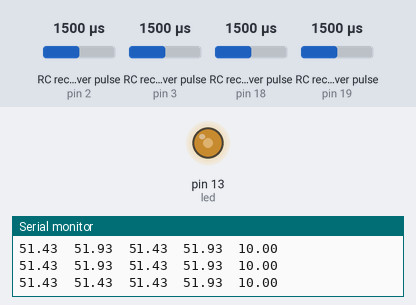
The sketch below on a simulated Arduino Mega 2560, built with avr-gcc and run on an emulated ATmega2560. Shown: output pins drawn as LEDs (lit = HIGH), the last lines printed to the serial monitor. Wiring (inferred from the names in the program): 4 × RC receiver channel: data pin 2 / data pin 3 / data pin 18 / data pin 19. Inputs (shaded band) come from the test bench; at power-on: RC receiver pulse (sensors on pin 2, pin 3, pin 18, pin 19) 1500 µs.

Above: at 1.2 s.
1.3 s: RC receiver pulse (sensor on pin 2) set to 1020 µs
At 1.56 s:
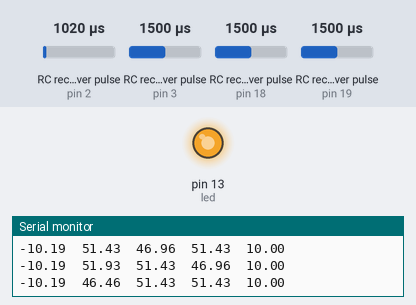
4.3 s: RC receiver pulse (sensor on pin 2) set to 1100 µs
At 4.57 s:
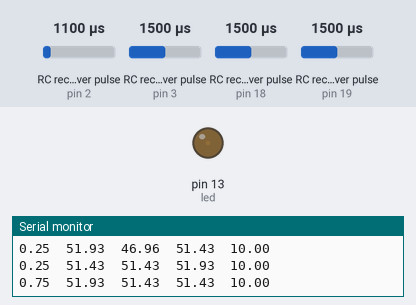
7.3 s: RC receiver pulse (sensor on pin 2) set to 1500 µs
10.3 s: RC receiver pulse (sensor on pin 3) set to 1980 µs
13.3 s: RC receiver pulse (sensor on pin 18) set to 1080 µs
16.3 s: RC receiver pulse (sensor on pin 18) set to 1020 µs
Timing chart, 0 to 20.3 s (numbered marks = the images above; inputs shaded):
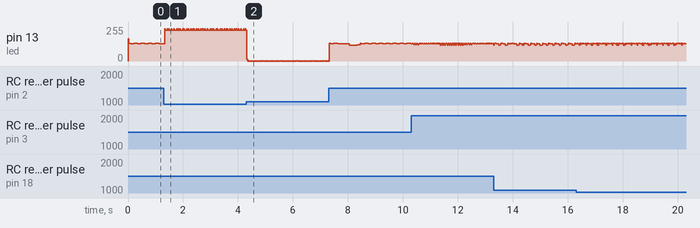

The sketch:

RC_Rx_header_example.ino
```cpp
/*
Author:    Omer Ikram ul Haq
Date:      2014-05-18
Location:  Pakistan
Version:   ver 0.1 beta
Test with: Arduino Mega and Devention rx701
*/

#include "rc_rx.h"

#define led 13
#define dt 20         // [ms] Task time


unsigned long t=0;

void setup()
{
  Serial.begin(115200); // Initlizing serial port before calling init_rc_rx() function
  init_rc_rx();
    pinMode(led, OUTPUT);
}

void loop()
{
  t = micros()/1000;

  read_rc_rx();        // CH1, CH2, CH3 and CH4 float variables will be calculated with this function is called


  analogWrite(led,2.55*CH1);


  Serial.print(CH1);
  Serial.print("\t");
  Serial.print(CH2);
  Serial.print("\t");
  Serial.print(CH3);
  Serial.print("\t");
  Serial.print(CH4);
  Serial.print("\t");
  Serial.println(((micros()/1000)- (float)t)*100/dt);


  while (dt > (micros()/1000)- t){
  // do nothing
  }


}
```

rc_rx.cpp
```cpp
/*
Author:    Omer Ikram ul Haq
Date:      2014-05-18
Location:  Pakistan
Version:   ver 0.1 beta
Test with: Arduino Mega and Devention rx701
*/


#include <Arduino.h>
#include "rc_rx.h"


#define CH1_int 0     // Channel 1 interrupt #
#define CH1_pin 2     // Respective channel Hardware interrupt pin number

#define CH2_int 1     // Channel 2 interrupt #
#define CH2_pin 3     // Respective channel Hardware interrupt pin number

#define CH3_int 4     // Channel 3 interrupt #
#define CH3_pin 19     // Respective channel Hardware interrupt pin number

#define CH4_int 5     // Channel 4 interrupt #
#define CH4_pin 18    // Respective channel Hardware interrupt pin number

#define valid_pulse_limit 3000 // [uS] Valid output high pulse time limit for RC controller
#define max_high_time 1895 // [uS] Maximum expected high time
#define min_high_time 1090 // [uS] Minimum expected high time

volatile unsigned long CH1_t=0, CH1_delta=0, CH2_t=0, CH2_delta=0, CH3_t=0, CH3_delta=0, CH4_t=0, CH4_delta=0 ;
float CH1,CH2,CH3,CH4;


// Interrupt ISRs

void CH1_int_ISR()
{
  if ((micros()-CH1_t) < valid_pulse_limit){
    CH1_delta = micros()-CH1_t;
  }
  CH1_t = micros();
}

void CH2_int_ISR()
{
  if ((micros()-CH2_t) < valid_pulse_limit){
    CH2_delta = micros()-CH2_t;
  }
  CH2_t = micros();
}

void CH3_int_ISR()
{
  if ((micros()-CH3_t) < valid_pulse_limit){
    CH3_delta = micros()-CH3_t;
  }
  CH3_t = micros();
}

void CH4_int_ISR()
{
  if ((micros()-CH4_t) < valid_pulse_limit){
    CH4_delta = micros()-CH4_t;
  }
  CH4_t = micros();
}

// Call able function

void init_rc_rx(){

  Serial.print("Channel 1 connected to pin number....\t");
  Serial.println(CH1_pin);
  Serial.print("Channel 2 connected to pin number....\t");
  Serial.println(CH2_pin);
  Serial.print("Channel 3 connected to pin number....\t");
  Serial.println(CH3_pin);
  Serial.print("Channel 4 connected to pin number....\t");
  Serial.println(CH4_pin);

  pinMode(CH1_pin, INPUT);
  pinMode(CH2_pin, INPUT);
  pinMode(CH3_pin, INPUT);
  pinMode(CH4_pin, INPUT);

  attachInterrupt(CH1_int, CH1_int_ISR, CHANGE);
  attachInterrupt(CH2_int, CH2_int_ISR, CHANGE);
  attachInterrupt(CH3_int, CH3_int_ISR, CHANGE);
  attachInterrupt(CH4_int, CH4_int_ISR, CHANGE);
}

void read_rc_rx(){
  CH1 = ((float)CH1_delta-(float)min_high_time)*100/(max_high_time-min_high_time);
  CH2 = ((float)CH2_delta-(float)min_high_time)*100/(max_high_time-min_high_time);
  CH3 = ((float)CH3_delta-(float)min_high_time)*100/(max_high_time-min_high_time);
  CH4 = ((float)CH4_delta-(float)min_high_time)*100/(max_high_time-min_high_time);

}
```

rc_rx.h
```cpp
/*
Author:    Omer Ikram ul Haq
Date:      2014-05-18
Location:  Pakistan
Version:   ver 0.1 beta
Test with: Arduino Mega and Devention rx701
*/

#ifndef rc_rx.h
  #define rc_rx.h

  extern float CH1,CH2,CH3,CH4;

  void init_rc_rx();
  void read_rc_rx();
#endif
```
